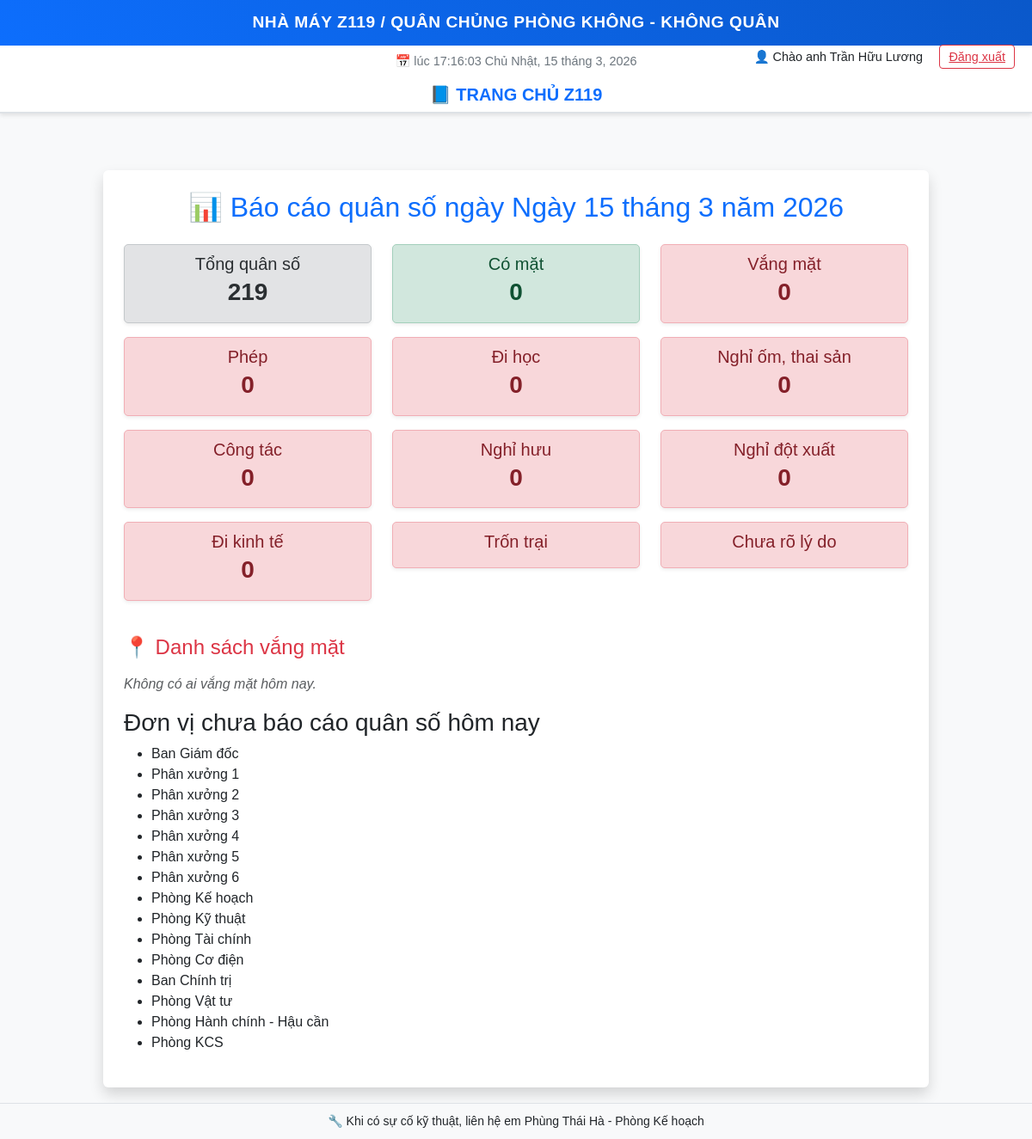
The app's page /DKQSZ119/director/ (signed in) with its own data.
### DKQSZ119/models.py (models this page shows, shortened)
class Z119group(models.Model):
    name = models.CharField(max_length=100)

### DKQSZ119/views.py (the view)
# urls.py: path('director/', views.director_dashboard, name='director_dashboard'),
@login_required
def director_dashboard(request):
    today = date.today()
    total_workers = WorkerInfo.objects.count()
    attendance_today = AttendanceRecord.objects.filter(date=today)
    present_statuses = ['present', 'presenttg','gostation','studynuangayinZ','studyfullinZ']
    leave_statuses = ['leave']
    study_statuses = ['study']
    pregnancy_statuses = ['pregnancy']
    nghichohuu_statuses = ['nghichohuu']
    curve_statuses = ['curve']
    traiphep_statuses = ['absent']
    kinhte_statuses = ['kinhte']
    leave_count = attendance_today.filter(status__in=leave_statuses).count()
    study_count = attendance_today.filter(status__in=study_statuses).count()
    pregnancy_count = attendance_today.filter(status__in=pregnancy_statuses).count()
    nghichohuu_count = attendance_today.filter(status__in=nghichohuu_statuses).count()
    present_count = attendance_today.filter(status__in=present_statuses).count()
    curve_count = attendance_today.filter(status__in=curve_statuses).count()
    absent_records = attendance_today.exclude(status__in=present_statuses)
    traiphep_count = attendance_today.filter(status__in=traiphep_statuses).count()
    kinhte_count = attendance_today.filter(status__in=kinhte_statuses).count()
    absent_count = absent_records.count()
    not_reported_groups = get_Z119group_not_reported_today()
    context = {
        'total_workers': total_workers,
        'present_count': present_count,
        'absent_count': absent_count,
        'absent_records': absent_records,
        'today': today,
        'leave_count':leave_count,
        'study_count' :study_count,
        'pregnancy_count': pregnancy_count,
        'nghichohuu_count': nghichohuu_count,
        'traiphep_count': traiphep_count,
        'curve_count': curve_count,
        'kinhte_count':kinhte_count,
        'not_reported_groups':not_reported_groups,
    }
    return render(request, 'director_dashboard.html', context)

### D2SX/context_processors.py (called while the page is built)
def leader_name_processor(request):
    if request.user.is_authenticated:
        return {'leader_name': request.user.get_full_name() or request.user.username}
    return {}

### DKQSZ119/context_processors.py (called while the page is built)
def leader_name_processor(request):
    if request.user.is_authenticated:
        return {'leader_name': request.user.get_full_name() or request.user.username}
    return {}

### DKQSZ119/views.py (called while the page is built)
def get_Z119group_not_reported_today():
    today = timezone.now().date()
    group_with_workers = Z119group.objects.filter(workerinfo__isnull=False).distinct()
    group_reported = Z119group.objects.filter(workerinfo__attendancerecord__date=today).distinct()
    group_not_reported = group_with_workers.exclude(id__in=group_reported)
    return group_not_reported

### DKQSZ119/templates/director_dashboard.html (shortened to what this page needs)
{% extends 'base.html' %}
{% load static %}
{% block content %}
<div class="container mt-5 p-4 bg-white rounded shadow">
    <h2 class="text-center text-primary mb-4">📊 Báo cáo quân số ngày {{ today }}</h2>
    <div class="row text-center mb-4">
        <div class="col-md-4">
            <div class="alert alert-secondary shadow-sm">
                <h5 class="mb-1">Tổng quân số</h5>
                <h3 class="fw-bold">{{ total_workers }}</h3>
            </div>
        </div>
        <div class="col-md-4">
            <div class="alert alert-success shadow-sm">
                <h5 class="mb-1">Có mặt</h5>
                <h3 class="fw-bold">{{ present_count }}</h3>
            </div>
        </div>
        <div class="col-md-4">
            <div class="alert alert-danger shadow-sm">
                <h5 class="mb-1">Vắng mặt</h5>
                <h3 class="fw-bold">{{ absent_count }}</h3>
            </div>
        </div>
        <div class="col-md-4">
            <div class="alert alert-danger shadow-sm">
                <h5 class="mb-1">Phép</h5>
                <h3 class="fw-bold">{{ leave_count }}</h3>
            </div>
        </div>
        <div class="col-md-4">
            <div class="alert alert-danger shadow-sm">
                <h5 class="mb-1">Đi học</h5>
                <h3 class="fw-bold">{{ study_count }}</h3>
            </div>
        </div>
        <div class="col-md-4">
            <div class="alert alert-danger shadow-sm">
                <h5 class="mb-1">Nghỉ ốm, thai sản</h5>
                <h3 class="fw-bold">{{ pregnancy_count }}</h3>
            </div>
        </div>
        <div class="col-md-4">
            <div class="alert alert-danger shadow-sm">
                <h5 class="mb-1">Công tác</h5>
                <h3 class="fw-bold">{{ curve_count }}</h3>
            </div>
        </div>
        <div class="col-md-4">
            <div class="alert alert-danger shadow-sm">
                <h5 class="mb-1">Nghỉ hưu</h5>
                <h3 class="fw-bold">{{ nghichohuu_count }}</h3>
            </div>
        </div>
        <div class="col-md-4">
            <div class="alert alert-danger shadow-sm">
                <h5 class="mb-1">Nghỉ đột xuất</h5>
                <h3 class="fw-bold">{{ traiphep_count }}</h3>
            </div>
        </div>
        <div class="col-md-4">
            <div class="alert alert-danger shadow-sm">
                <h5 class="mb-1">Đi kinh tế</h5>
                <h3 class="fw-bold">{{ kinhte_count }}</h3>
            </div>
        </div>
        <div class="col-md-4">
            <div class="alert alert-danger shadow-sm">
                <h5 class="mb-1">Trốn trại</h5>
            </div>
        </div>
        <div class="col-md-4">
            <div class="alert alert-danger shadow-sm">
                <h5 class="mb-1">Chưa rõ lý do</h5>
            </div>
        </div>
    </div>
    <h4 class="text-danger mt-4 mb-3">📍 Danh sách vắng mặt</h4>
    {% if absent_records %}
    <div class="table-responsive">
        <table class="table table-bordered table-striped align-middle text-center">
            <thead class="table-danger">
                <tr>
                    <th>STT</th>
                    <th>Họ tên</th>
                    <th>Đơn vị</th>
                    <th>Trạng thái</th>
                    <th>Lý do</th>
                </tr>
            </thead>
            <tbody>
                {% for record in absent_records %}
                <tr>
                    <td>{{ forloop.counter }}</td>
                    <td>{{ record.worker.name }}</td>
                    <td>{{ record.worker.z119group.name }}</td>
                    <td>
                        {% if record.status == 'absent' %} Nghỉ đột xuất
                        {% elif record.status == 'leave' %} Nghỉ phép
                        {% elif record.status == 'curve' %} Công tác
                        {% elif record.status == 'pregnancy' %} ốm đau, Thai sản
                        {% elif record.status == 'gostation' %} Đi gác
                        {% elif record.status == 'study' %} Học tập
	                    {% elif record.status == 'nghichohuu' %} Hưu, chờ hưu
                        {% elif record.status == 'kinhte' %} Đi kinh tế
                        {% else %} --
                        {% endif %}
                    </td>
                    <td>{{ record.note|default:"" }}</td>
                </tr>
                {% endfor %}
            </tbody>
        </table>
    </div>
    {% else %}
        <p class="text-muted fst-italic">Không có ai vắng mặt hôm nay.</p>
    {% endif %}
<h3>Đơn vị chưa báo cáo quân số hôm nay</h3>
<ul>
	{% for group in not_reported_groups %}
		<li> {{ group.name }}</li>
	{% empty %}
		<li> Tất cả đơn vị đã báo cáo quân số hôm nay </li>
	{% endfor %}
</ul>
</div>
{% endblock %}

### DKQSZ119/templates/base.html (style rules this page uses)
body { background-color: #f8f9fa; margin: 0; padding: 150px 0 60px 0; font-family: Arial, sans-serif; }
.alert { padding: 10px; border-radius: 5px; margin-bottom: 1rem; }
.alert-success { background-color: #d1e7dd; color: #0f5132; }
.alert-error, .alert-danger { background-color: #f8d7da; color: #842029; }

### records on screen
Z119group: name "Ban Giám đốc"
Z119group: name "Phân xưởng 1"
Z119group: name "Phân xưởng 2"
Z119group: name "Phân xưởng 3"
Z119group: name "Phân xưởng 4"
Z119group: name "Phân xưởng 5"
Z119group: name "Phân xưởng 6"
Z119group: name "Phòng Kế hoạch"
Z119group: name "Phòng Kỹ thuật"
Z119group: name "Phòng Tài chính"
Z119group: name "Phòng Cơ điện"
Z119group: name "Ban Chính trị"
Z119group: name "Phòng Vật tư"
Z119group: name "Phòng Hành chính - Hậu cần"
Z119group: name "Phòng KCS"

### other values on screen
{{ leader_name }} "Trần Hữu Lương"
{{ total_workers }} "219"
{{ present_count }} "0"
{{ absent_count }} "0"
{{ leave_count }} "0"
{{ study_count }} "0"
{{ pregnancy_count }} "0"
{{ curve_count }} "0"
{{ nghichohuu_count }} "0"
{{ traiphep_count }} "0"
{{ kinhte_count }} "0"
